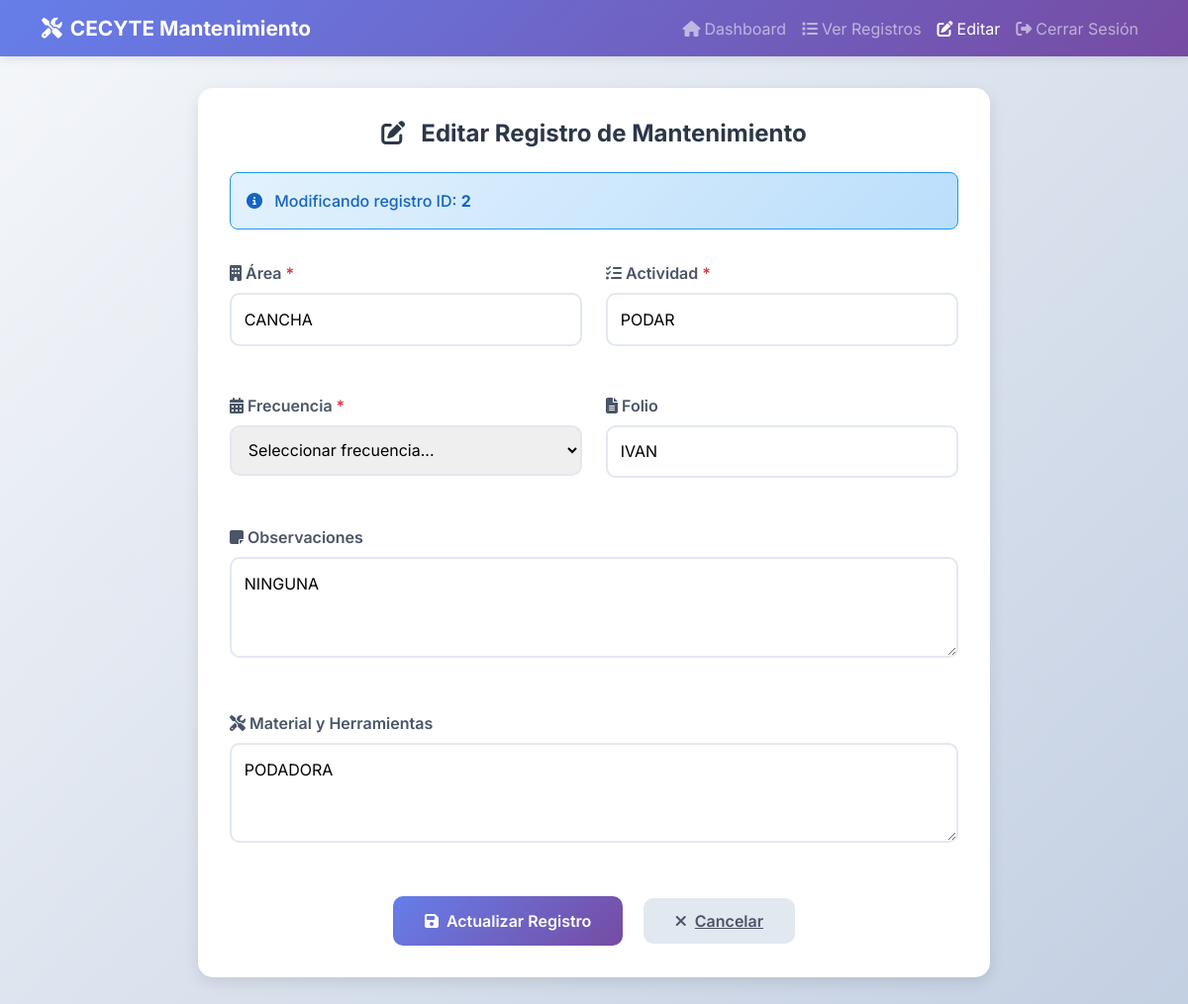
The app's page /editar_mantenimiento.php?id=2 (signed in) with its own data.
### tables this page shows
CREATE TABLE `mantenimiento` (
  `id` int(10) NOT NULL,
  `areaa` varchar(45) NOT NULL,
  `actividad` varchar(45) NOT NULL,
  `frecuencia` varchar(45) NOT NULL,
  `folio` varchar(45) NOT NULL,
  `observaciones` varchar(45) NOT NULL,
  `material` varchar(45) NOT NULL
);

### editar_mantenimiento.php (the view, shortened to what this page needs)
<!DOCTYPE html>
<html lang="es">
<head>
    <link href="https://cdnjs.cloudflare.com/ajax/libs/bootstrap/5.3.0/css/bootstrap.min.css" rel="stylesheet">
    <link href="https://cdnjs.cloudflare.com/ajax/libs/font-awesome/6.4.0/css/all.min.css" rel="stylesheet">
    <link href="assets/css/simple-style.css" rel="stylesheet">
</head>
<body class="dashboard-container">
    <?php
    try {
        $db = new Database();
        $conexion = $db->getConnection();
    } catch (Exception $e) {
        die("Error de conexión: " . $e->getMessage());
    }
    $registro = null;
    if (isset($_GET['id'])) {
        $id = intval($_GET['id']);
        try {
            $stmt = $conexion->prepare("SELECT * FROM mantenimiento WHERE id = ?");
            $stmt->bind_param("i", $id);
            $stmt->execute();
            $resultado = $stmt->get_result();
            if ($resultado->num_rows > 0) {
                $registro = $resultado->fetch_assoc();
            } else {
                $mensaje = 'No se encontró el registro especificado.';
                $tipo_mensaje = 'error';
            }
        } catch (Exception $e) {
            $mensaje = 'Error al obtener el registro: ' . $e->getMessage();
            $tipo_mensaje = 'error';
        }
    }
    ?>
    <nav class="navbar navbar-expand-lg navbar-dark" style="background: linear-gradient(135deg, #667eea, #764ba2);">
        <div class="container">
            <a class="navbar-brand" href="inicio.php">
                <i class="fas fa-tools me-2"></i>CECYTE Mantenimiento
            </a>
            <div class="collapse navbar-collapse" id="navbarNav">
                <ul class="navbar-nav ms-auto">
                    <li class="nav-item">
                        <a class="nav-link" href="inicio.php"><i class="fas fa-home me-1"></i>Dashboard</a>
                    </li>
                    <li class="nav-item">
                        <a class="nav-link" href="select.php?tipo=mantenimiento"><i class="fas fa-list me-1"></i>Ver Registros</a>
                    </li>
                    <li class="nav-item">
                        <a class="nav-link active" href="modificar.php?tipo=mantenimiento"><i class="fas fa-edit me-1"></i>Editar</a>
                    </li>
                    <li class="nav-item">
                        <a class="nav-link" href="cerrar.php"><i class="fas fa-sign-out-alt me-1"></i>Cerrar Sesión</a>
                    </li>
                </ul>
            </div>
        </div>
    </nav>
    <div class="container mt-4">
        <?php if ($registro): ?>
        <div class="form-container">
            <h2 class="form-title">
                <i class="fas fa-edit me-3"></i>Editar Registro de Mantenimiento
            </h2>
            <div class="info-banner">
                <i class="fas fa-info-circle me-2"></i>
                Modificando registro ID: <strong><?php echo $registro['id']; ?></strong>
            </div>
            <form method="post" class="needs-validation" novalidate>
                <div class="form-grid">
                    <div class="form-group">
                        <label for="areaa" class="form-label">
                            <i class="fas fa-building me-1"></i>Área <span class="text-danger">*</span>
                        </label>
                        <input type="text"
                               name="areaa"
                               id="areaa"
                               class="form-input"
                               value="<?php echo htmlspecialchars($registro['areaa']); ?>"
                               placeholder="Ej: Laboratorio de Cómputo"
                               required>
                    </div>
                    <div class="form-group">
                        <label for="actividad" class="form-label">
                            <i class="fas fa-tasks me-1"></i>Actividad <span class="text-danger">*</span>
                        </label>
                        <input type="text"
                               name="actividad"
                               id="actividad"
                               class="form-input"
                               value="<?php echo htmlspecialchars($registro['actividad']); ?>"
                               placeholder="Ej: Limpieza de equipos"
                               required>
                    </div>
                    <div class="form-group">
                        <label for="frecuencia" class="form-label">
                            <i class="fas fa-calendar-alt me-1"></i>Frecuencia <span class="text-danger">*</span>
                        </label>
                        <select name="frecuencia" id="frecuencia" class="form-input" required>
                            <option value="">Seleccionar frecuencia...</option>
                        </select>
                    </div>
                    <div class="form-group">
                        <label for="folio" class="form-label">
                            <i class="fas fa-file-alt me-1"></i>Folio
                        </label>
                        <input type="text"
                               name="folio"
                               id="folio"
                               class="form-input"
                               value="<?php echo htmlspecialchars($registro['folio']); ?>"
                               placeholder="Ej: MNT-2024-001">
                    </div>
                    <div class="form-group full-width">
                        <label for="observaciones" class="form-label">
                            <i class="fas fa-sticky-note me-1"></i>Observaciones
                        </label>
                        <textarea name="observaciones"
                                  id="observaciones"
                                  class="form-input"
                                  rows="3"
                                  placeholder="Notas adicionales sobre el mantenimiento..."><?php echo htmlspecialchars($registro['observaciones']); ?></textarea>
                    </div>
                    <div class="form-group full-width">
                        <label for="material" class="form-label">
                            <i class="fas fa-tools me-1"></i>Material y Herramientas
                        </label>
                        <textarea name="material"
                                  id="material"
                                  class="form-input"
                                  rows="3"
                                  placeholder="Lista de materiales y herramientas necesarias..."><?php echo htmlspecialchars($registro['material']); ?></textarea>
                    </div>
                </div>
                <div class="text-center mt-4">
                    <button type="submit" name="actualizar" class="btn-primary me-3">
                        <i class="fas fa-save me-2"></i>Actualizar Registro
                    </button>
                    <a href="select.php?tipo=mantenimiento" class="btn-secondary">
                        <i class="fas fa-times me-2"></i>Cancelar
                    </a>
                </div>
            </form>
        </div>
        <?php endif; ?>
    </div>
</body>
</html>

### assets/css/simple-style.css (style rules this page uses)
* { margin: 0; padding: 0; box-sizing: border-box; }
body { font-family: 'Inter', Arial, sans-serif; background: linear-gradient(135deg, #667eea 0%, #764ba2 100%); min-height: 100vh; margin: 0; padding: 0; }
.form-group { margin-bottom: 1.5rem; }
.form-label { display: block; font-weight: 600; color: #4a5568; margin-bottom: 0.5rem; }
.form-input { width: 100%; padding: 0.8rem; border: 2px solid #e2e8f0; border-radius: 10px; font-size: 1rem; transition: border-color 0.3s ease; }
.dashboard-container { background: linear-gradient(135deg, #f5f7fa 0%, #c3cfe2 100%); min-height: 100vh; }
.navbar { box-shadow: 0 2px 10px rgba(0, 0, 0, 0.1); }
.navbar-brand { font-weight: 700; font-size: 1.3rem; }
.form-container { background: white; border-radius: 15px; padding: 2rem; margin: 2rem auto; max-width: 800px; box-shadow: 0 5px 15px rgba(0, 0, 0, 0.1); }
.form-title { font-size: 1.5rem; font-weight: 700; color: #2d3748; margin-bottom: 1.5rem; text-align: center; }
.form-grid { display: grid; grid-template-columns: repeat(auto-fit, minmax(250px, 1fr)); gap: 1.5rem; margin-bottom: 1.5rem; }
.btn-primary { background: linear-gradient(135deg, #667eea, #764ba2); color: white; border: none; padding: 0.8rem 2rem; border-radius: 10px; font-weight: 600; cursor: pointer; transition: transform 0.2s ease; }
.btn-secondary { background: #e2e8f0; color: #4a5568; border: none; padding: 0.8rem 2rem; border-radius: 10px; font-weight: 600; cursor: pointer; transition: background 0.2s ease; }
.text-center { text-align: center; }
.text-danger { color: #e53e3e; }
.me-2 { margin-right: 0.5rem; }
.me-3 { margin-right: 1rem; }
.mt-4 { margin-top: 1.5rem; }

### editar_mantenimiento.php (style rules this page uses)
.info-banner { background: linear-gradient(135deg, #e3f2fd, #bbdefb); border: 1px solid #2196f3; border-radius: 8px; padding: 1rem; margin-bottom: 2rem; color: #1565c0; font-weight: 500; }
.form-grid { display: grid; grid-template-columns: repeat(auto-fit, minmax(300px, 1fr)); gap: 1.5rem; }
.full-width { grid-column: 1 / -1; }
.text-danger { color: #dc3545 !important; }

### records on screen
mantenimiento: id "2", areaa "CANCHA", actividad "PODAR", folio "IVAN", observaciones "NINGUNA", material "PODADORA"
